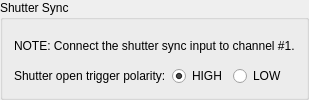
                    <widget class="QGroupBox" name="sync_confocal_shutter_box">
                     <property name="toolTip">
                      <string>The shutter output voltage is used to determine the start and stop of a scan.</string>
                     </property>
                     <property name="title">
                      <string>Shutter Sync</string>
                     </property>
                     <layout class="QGridLayout" name="gridLayout_63" columnstretch="0,0,10">
                      <item row="1" column="1">
                       <widget class="QRadioButton" name="sync_confocal_shutter_high_button">
                        <property name="toolTip">
                         <string>Shutter output voltage goes high when shutter is open</string>
                        </property>
                        <property name="text">
                         <string>HIGH</string>
                        </property>
                        <property name="checked">
                         <bool>true</bool>
                        </property>
                       </widget>
                      </item>
                      <item row="1" column="0">
                       <widget class="QLabel" name="sync_confocal_shutter_polarity_label">
                        <property name="minimumSize">
                         <size>
                          <width>0</width>
                          <height>0</height>
                         </size>
                        </property>
                        <property name="toolTip">
                         <string>The polarity of the shutter output voltage when the shutter is open.</string>
                        </property>
                        <property name="text">
                         <string>Shutter open trigger polarity:</string>
                        </property>
                       </widget>
                      </item>
                      <item row="1" column="2">
                       <widget class="QRadioButton" name="sync_confocal_shutter_low_button">
                        <property name="toolTip">
                         <string>Shutter output voltage goes low when shutter is open</string>
                        </property>
                        <property name="text">
                         <string>LOW</string>
                        </property>
                       </widget>
                      </item>
                      <item row="0" column="0" colspan="3">
                       <widget class="QLabel" name="sync_confocal_shutter_label">
                        <property name="toolTip">
                         <string>The shutter input channel is fixed to channel #1</string>
                        </property>
                        <property name="text">
                         <string>NOTE: Connect the shutter sync input to channel #1.</string>
                        </property>
                       </widget>
                      </item>
                     </layout>
                    </widget>
